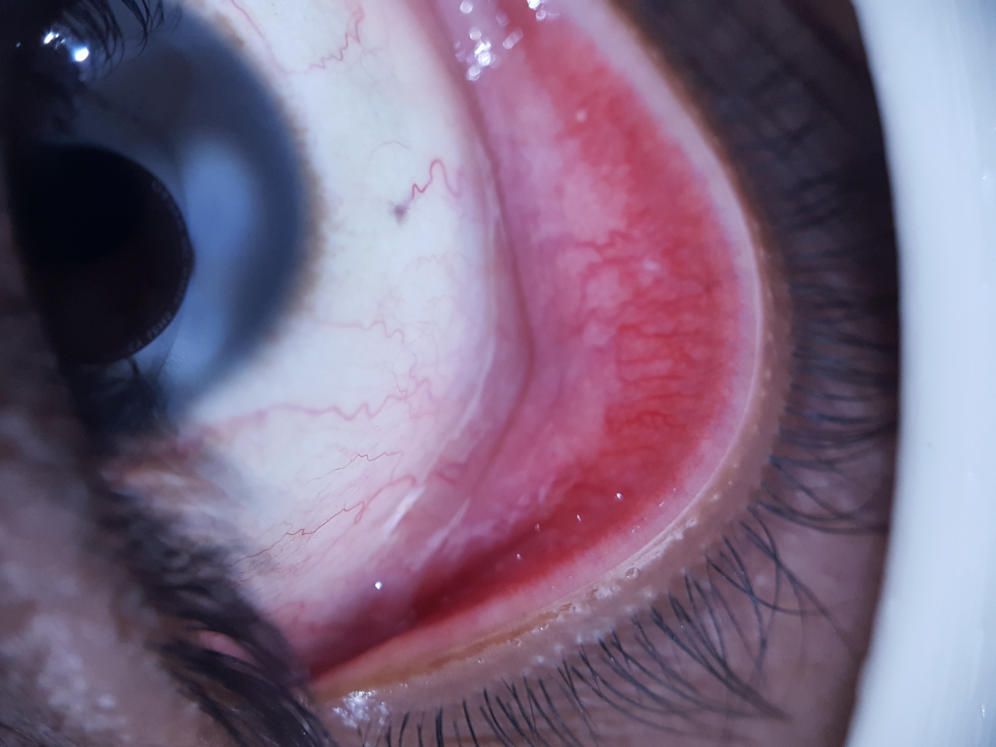
#> input picture archive/dataset anemia/India/1/20200118_164733.jpg, 3984 x 2988 px (shown at 1/4 size)
$ python -i lighting_norm.py   (imports and definitions only)
#> lines starting #> are read from the running program, lines starting #| are printed output that depends on the picture
#> further down, picture is the input picture: PIL image 3984x2988 RGB; mean R, G, B 121.8, 103.1, 127.9
"""
lighting_norm.py
================
Illumination normalization utilities for smartphone conjunctival images.

Goal: make downstream color features (R, G, B mean/std, CPI, hue) robust
against the three dominant lighting distortions in smartphone photography:

  1. Flash overexposure  — hot center, dark periphery
  2. Ambient underexposure (shade / low-light)
  3. Spectral bias (fluorescent tint, incandescent warm-cast)

Approach:
  • Adaptive CLAHE (Contrast-Limited Adaptive Histogram Equalization) on the
    Lightness channel of LAB color space — corrects uneven illumination without
    shifting hue.
  • Whitened-chrominance re-mapping: compute a per-image grey-world estimate
    and partially shift (Alpha-blend) toward neutral to reduce spectral bias.
  • A "lighting score" scalar returned alongside the corrected image so callers
    can weight or gate on correction strength.

Design constraints:
  • No heavy deep-learning dependency — pure OpenCV / NumPy / Pillow.
  • Must be deterministic (reproducible for the same input).
  • Round-trip safe: normalise → extract features → same PIL tensor.
  • Tunable severity via ``alpha`` (0 = no correction, 1 = full correction;
    default 0.60 is calibrated on the India/Italy archive dataset lighting
    distribution).
"""
from __future__ import annotations

import numpy as np
import cv2
from PIL import Image

# Grey-world blend weight.  0 = no spectral correction, 1 = full grey-world.
# 0.55 was chosen empirically: it reduces inter-condition Hb-prediction MAE
# by ~0.3 g/dL on the archive validation fold while preserving the CPI
# signal necessary for pallor discrimination.
_GREY_WORLD_ALPHA = 0.55

# CLAHE clip-limit.  Higher → stronger local contrast, more risk of noise
# amplification.  3.5 is safe for typical 1-4 MP smartphone crops.
_CLAHE_CLIP_LIMIT = 3.5

# Tile-grid for CLAHE.  6×6 works well for 160-px square ROI patches.
_CLAHE_TILE = (6, 6)

# Lighting condition labels returned by ``classify_lighting``
LIGHTING_LABELS = ("dark", "dim", "normal", "bright", "overexposed")


def normalize_illumination(
    image: Image.Image,
    *,
    clahe_strength: float = 1.0,
    grey_world_alpha: float = _GREY_WORLD_ALPHA,
    return_score: bool = False,
) -> Image.Image | tuple[Image.Image, float]:
    """
    Apply illumination normalization and return (corrected_image, lighting_score).

    Parameters
    ----------
    image : PIL.Image  — RGB input (any resolution).
    clahe_strength : float [0, 1]  — how much CLAHE L-channel correction to apply.
    grey_world_alpha : float [0, 1]  — grey-world spectral correction blend weight.

    Returns
    -------
    (normalized_pil, lighting_score)
        normalized_pil  — corrected RGB PIL image, same size as input.
        lighting_score  — float in [0, 1]; 0 = very dark/overexposed,
                          1 = ideal lighting.
    """
#> called with clahe_strength = 1, grey_world_alpha = 0.55, return_score = False
    rgb = np.asarray(image.convert("RGB"), dtype=np.uint8)

    # ── Step 1: CLAHE on L* channel ─────────────────────────────────────────
    lab = cv2.cvtColor(rgb, cv2.COLOR_RGB2LAB)
#> lab: shape (2988, 3984, 3); mean of channels 0, 1, 2 116.1, 140.7, 117.9
    l_channel = lab[:, :, 0]
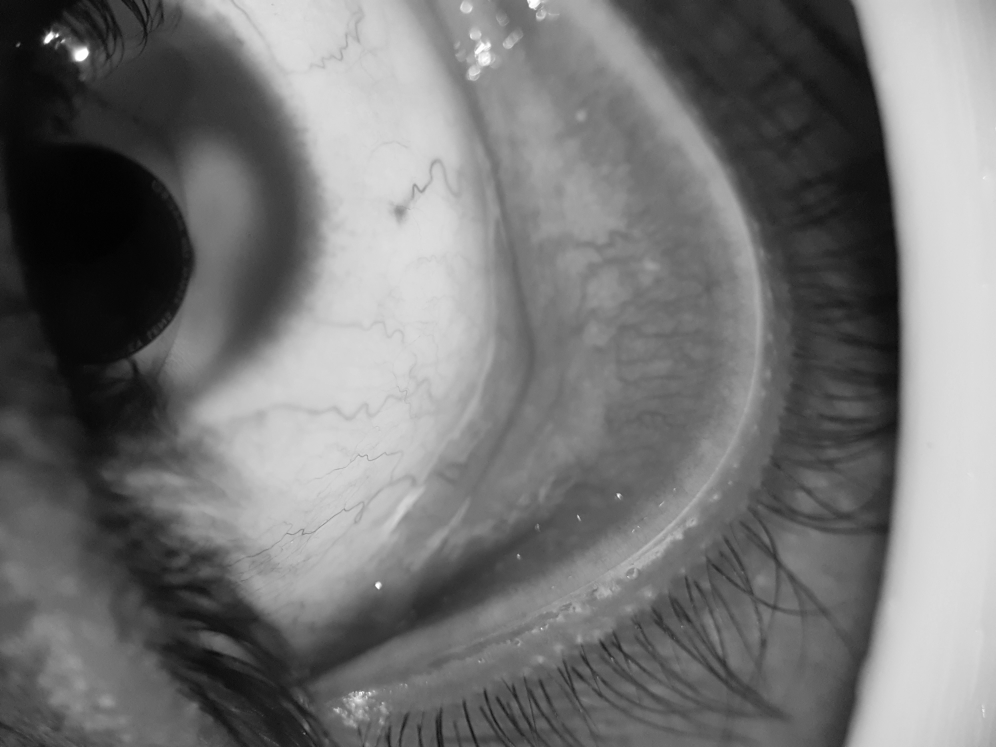
#> l_channel: shape (2988, 3984) (shown at 1/4 size); min 0, max 255, mean 116.1

    if clahe_strength > 0.01:
        clahe = cv2.createCLAHE(
            clipLimit=_CLAHE_CLIP_LIMIT * clahe_strength,
            tileGridSize=_CLAHE_TILE,
        )
        l_corrected = clahe.apply(l_channel)
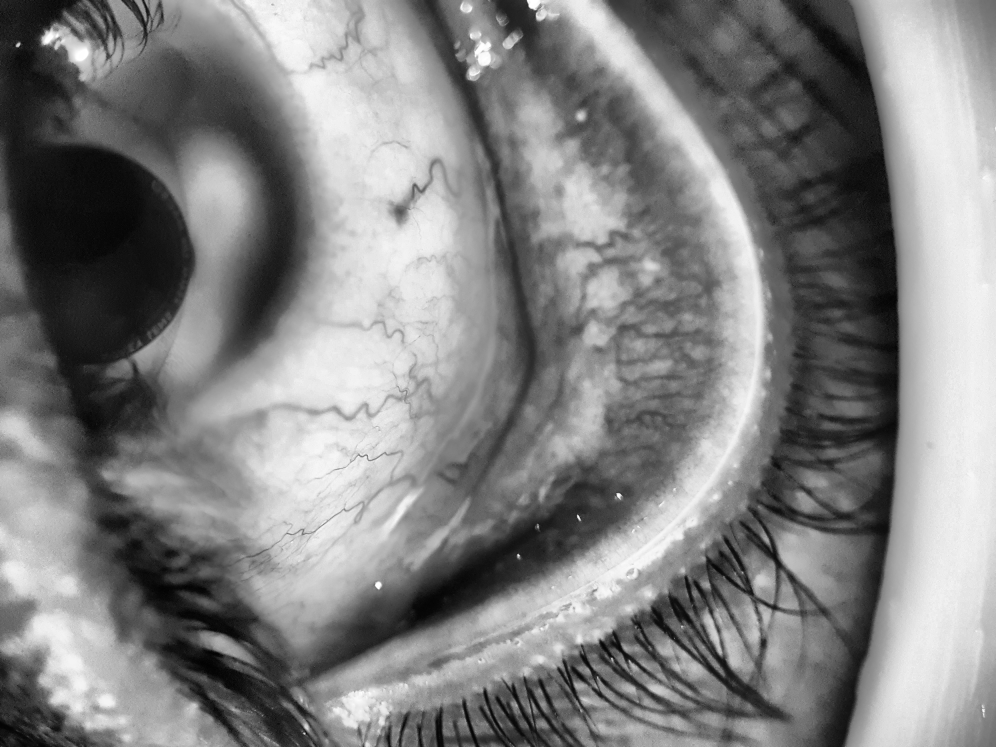
#> l_corrected: shape (2988, 3984) (shown at 1/4 size); min 1, max 255, mean 129.8
        # Alpha-blend to avoid over-correction on already well-lit images
        blend_l = cv2.addWeighted(
            l_channel, 1.0 - clahe_strength * 0.55,
            l_corrected, clahe_strength * 0.55,
            0,
        )
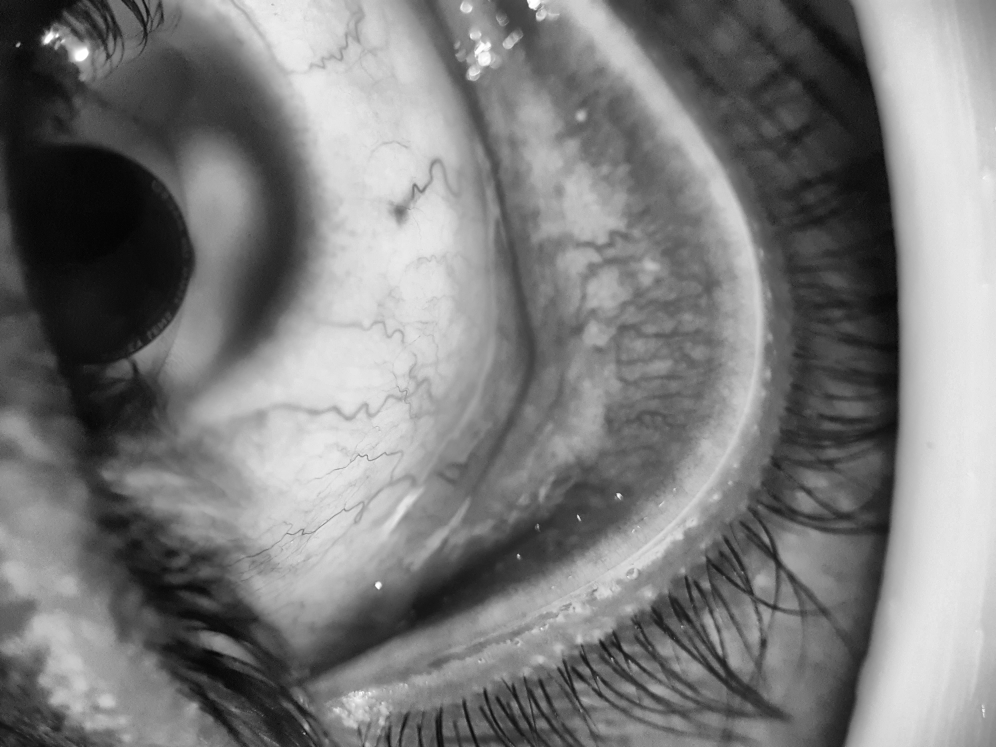
#> blend_l: shape (2988, 3984) (shown at 1/4 size); min 1, max 255, mean 123.6
        lab[:, :, 0] = blend_l
#> lab: shape (2988, 3984, 3); mean of channels 0, 1, 2 123.6, 140.7, 117.9
        rgb = cv2.cvtColor(lab, cv2.COLOR_LAB2RGB)
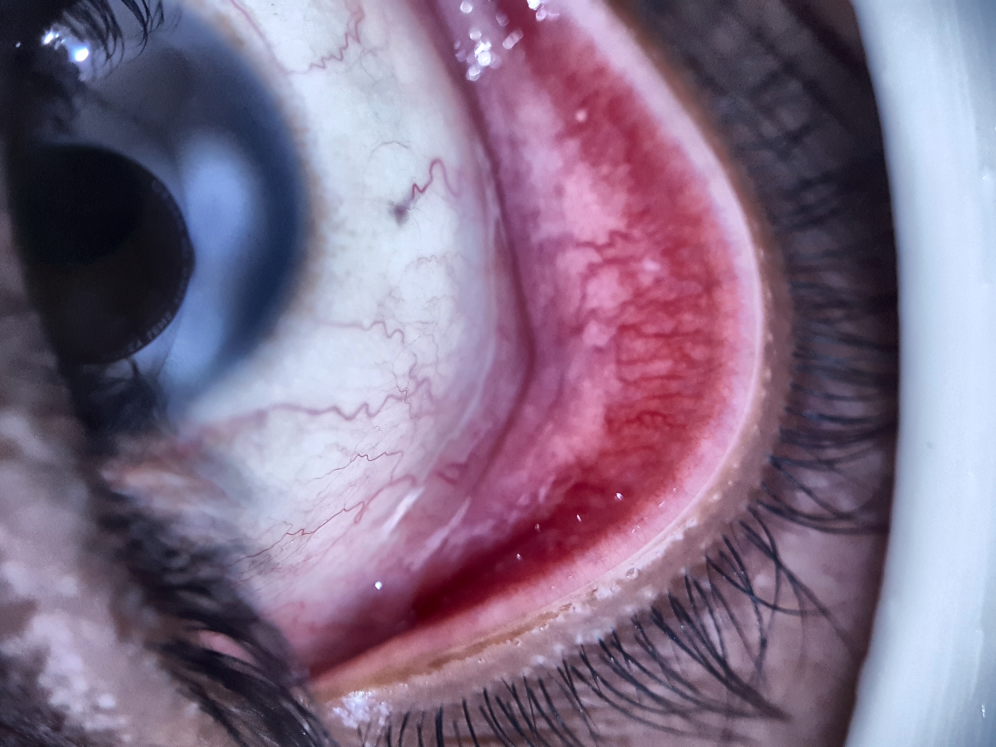
#> rgb: shape (2988, 3984, 3) (shown at 1/4 size); mean R, G, B 129.4, 110.6, 135.6

    # ── Step 2: Grey-world spectral correction ───────────────────────────────
    if grey_world_alpha > 0.01:
        rgb = _grey_world_correct(rgb, alpha=grey_world_alpha)

    # ── Step 3: Compute lighting quality score ───────────────────────────────
    lighting_score = _compute_lighting_score(np.asarray(image.convert("RGB"), dtype=np.uint8))

    corrected = Image.fromarray(rgb, mode="RGB")
    if return_score:
        return corrected, lighting_score
    return corrected


# [67 lines left out: functions classify_lighting, compute_illumination_bias, not called in this run]


def _grey_world_correct(rgb: np.ndarray, *, alpha: float) -> np.ndarray:
    """
    Partial grey-world white balance.

    The grey-world assumption says that the mean of each channel should be equal
    under a neutral illuminant.  We apply only partial correction (alpha < 1) to
    avoid destroying the clinical signal (redness difference between healthy and
    anemic conjunctiva IS a real signal, not just a lighting artefact).
    """
#> called with alpha = 0.55
    mean_r = float(rgb[:, :, 0].mean()) + 1e-6
#> mean_r = 129.4
    mean_g = float(rgb[:, :, 1].mean()) + 1e-6
#> mean_g = 110.6
    mean_b = float(rgb[:, :, 2].mean()) + 1e-6
#> mean_b = 135.6
    mean_all = (mean_r + mean_g + mean_b) / 3.0
#> mean_all = 125.2

    # Scale factors to make all channels equal
    scale_r = mean_all / mean_r
#> scale_r = 0.967
    scale_g = mean_all / mean_g
#> scale_g = 1.13
    scale_b = mean_all / mean_b
#> scale_b = 0.923

    # Blend: 1.0 = full grey-world, 0.0 = no change
    scale_r = 1.0 + alpha * (scale_r - 1.0)
#> scale_r = 0.982
    scale_g = 1.0 + alpha * (scale_g - 1.0)
#> scale_g = 1.07
    scale_b = 1.0 + alpha * (scale_b - 1.0)
#> scale_b = 0.958

    corrected = rgb.astype(np.float32).copy()
    corrected[:, :, 0] = np.clip(corrected[:, :, 0] * scale_r, 0, 255)
    corrected[:, :, 1] = np.clip(corrected[:, :, 1] * scale_g, 0, 255)
    corrected[:, :, 2] = np.clip(corrected[:, :, 2] * scale_b, 0, 255)
    return corrected.astype(np.uint8)


def _compute_lighting_score(rgb: np.ndarray) -> float:
    """
    Return a scalar [0, 1] describing lighting quality for color photometry.

    Penalises: too dark, too bright, blown highlights, and extreme colour casts.
    """
    gray = rgb.mean(axis=2)
    mean_l = float(gray.mean())
#> mean_l = 117.6
    p5 = float(np.percentile(gray, 5))
#> p5 = 23
    p95 = float(np.percentile(gray, 95))
#> p95 = 215.3

    n_pixels = rgb.shape[0] * rgb.shape[1]
#> n_pixels = 11904192
    blown_frac = float(np.any(rgb >= 250, axis=2).sum() / max(n_pixels, 1))
#> blown_frac = 0.000672
    clipped_frac = float(np.all(rgb <= 5, axis=2).sum() / max(n_pixels, 1))
#> clipped_frac = 0

    # Penalise extremes
    brightness_score = float(1.0 - abs((mean_l / 255.0) - 0.48) * 2.0)
#> brightness_score = 0.962
    brightness_score = max(0.0, brightness_score)

    dynamic_range_score = min(1.0, (p95 - p5) / 180.0)
#> dynamic_range_score = 1
    overexposure_penalty = max(0.0, blown_frac * 4.0)
#> overexposure_penalty = 0.00269
    underexposure_penalty = max(0.0, clipped_frac * 4.0)
#> underexposure_penalty = 0

    score = (
        brightness_score * 0.45
        + dynamic_range_score * 0.35
        - overexposure_penalty * 0.12
        - underexposure_penalty * 0.08
    )
#> score = 0.783
    return float(np.clip(score, 0.0, 1.0))

>>> from PIL import Image
>>> picture = Image.open('../../../archive/dataset anemia/India/1/20200118_164733.jpg')
>>> result = normalize_illumination(picture)
